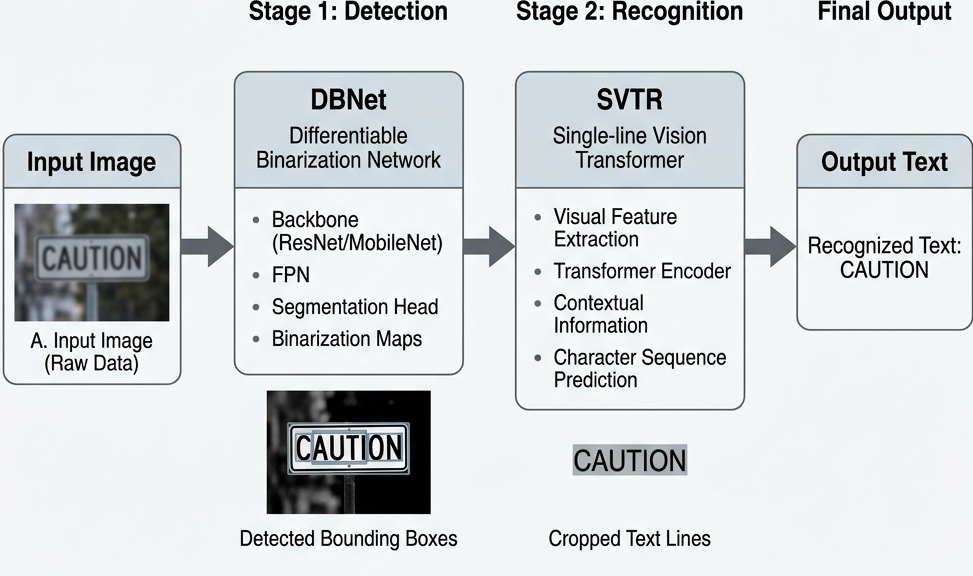
#> input picture figures/diagrams/paddleocr_academic.png, 973 x 576 px, found by its file name
$ python crop_paddleocr.py
#> lines starting #> are read from the running program, lines starting #| are printed output that depends on the picture
from PIL import Image
import os

img_path = r'c:\Users\Administrator\Downloads\THESIS PROJECT\figures\diagrams\paddleocr_academic.png'
out_path = r'c:\Users\Administrator\Downloads\THESIS PROJECT\figures\diagrams\paddleocr_academic_clean.png'

if os.path.exists(img_path):
    img = Image.open(img_path)
#> img is the input picture: PIL image 973x576 RGB; mean R, G, B 213, 217.3, 219.5
    width, height = img.size
#> width = 973; height = 576
    # Crop the bottom 10% or specifically the bottom caption area
    # Based on the visual, the caption is at the very bottom.
    # Let's crop to 90% of height.
    cropped_img = img.crop((0, 0, width, int(height * 0.92)))
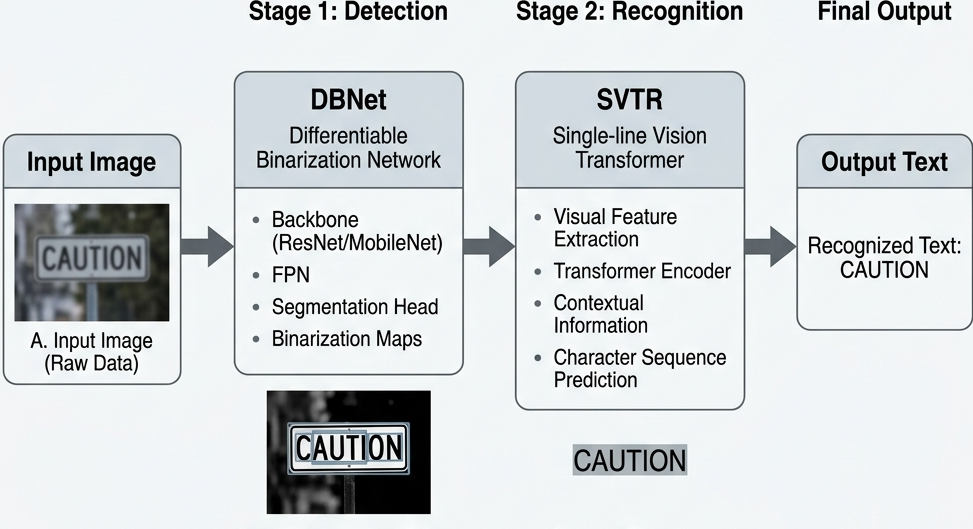
#> cropped_img: PIL image 973x529 RGB; mean R, G, B 211.4, 215.7, 218
    cropped_img.save(out_path)
    print(f"Image cropped and saved to {out_path}")
else:
    print("Image not found.")

$ run again, with figures/diagrams/dataset_samples.png copied over figures/diagrams/paddleocr_academic.png
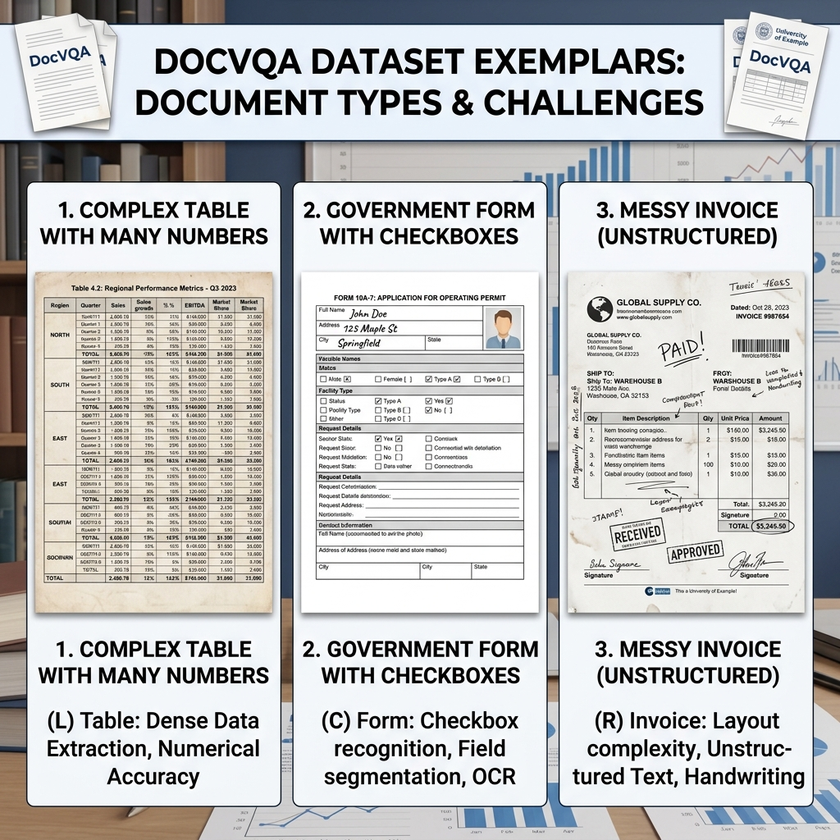
#> input picture figures/diagrams/dataset_samples.png, 840 x 840 px, shrunk from 1024 x 1024 before the run, found by its file name
#> img is the input picture: PIL image 840x840 RGB; mean R, G, B 194, 194.7, 194.8
#> `cropped_img = img.crop((0, 0, width, int(height * 0.92)))`:
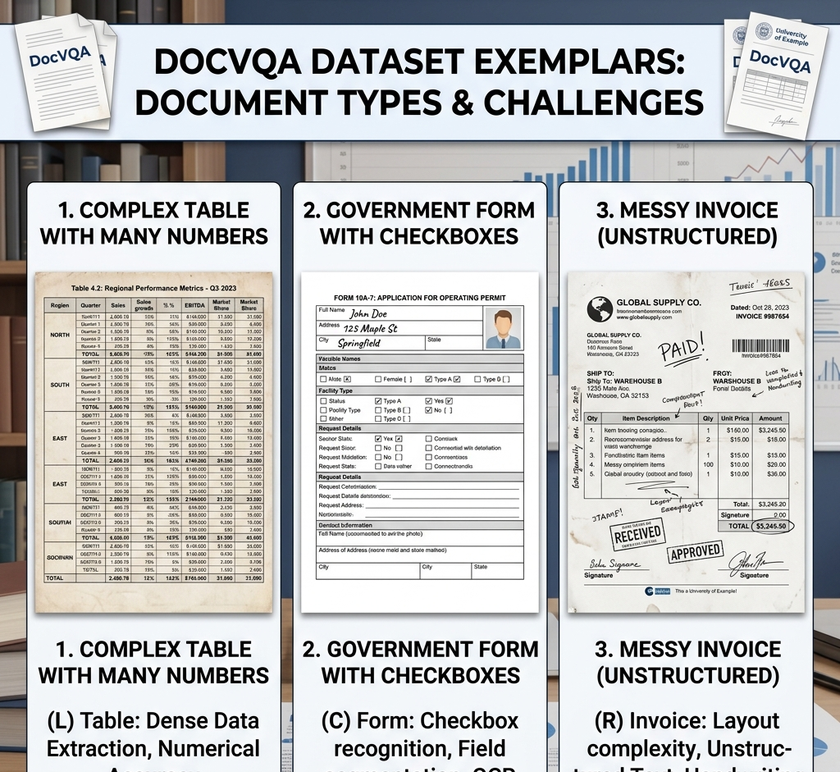
#> cropped_img: PIL image 840x772 RGB; mean R, G, B 194.3, 195.1, 195.2

$ run again, with figures/diagrams/hallucination_comparison.png copied over figures/diagrams/paddleocr_academic.png
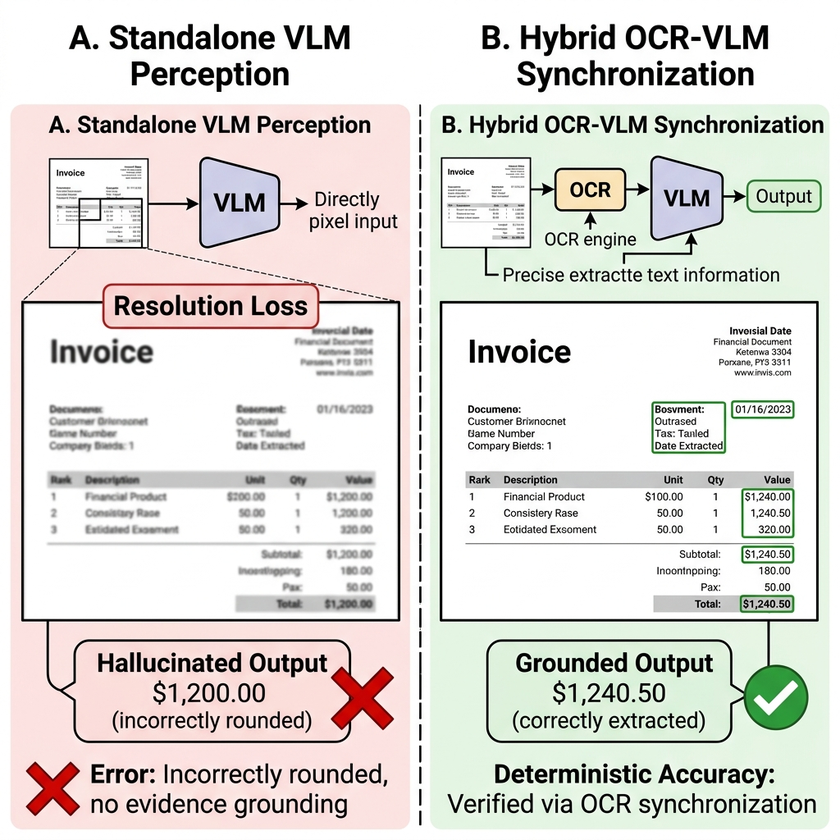
#> input picture figures/diagrams/hallucination_comparison.png, 840 x 840 px, shrunk from 1024 x 1024 before the run, found by its file name
#> img is the input picture: PIL image 840x840 RGB; mean R, G, B 221.8, 219.5, 215.2
#> `cropped_img = img.crop((0, 0, width, int(height * 0.92)))`:
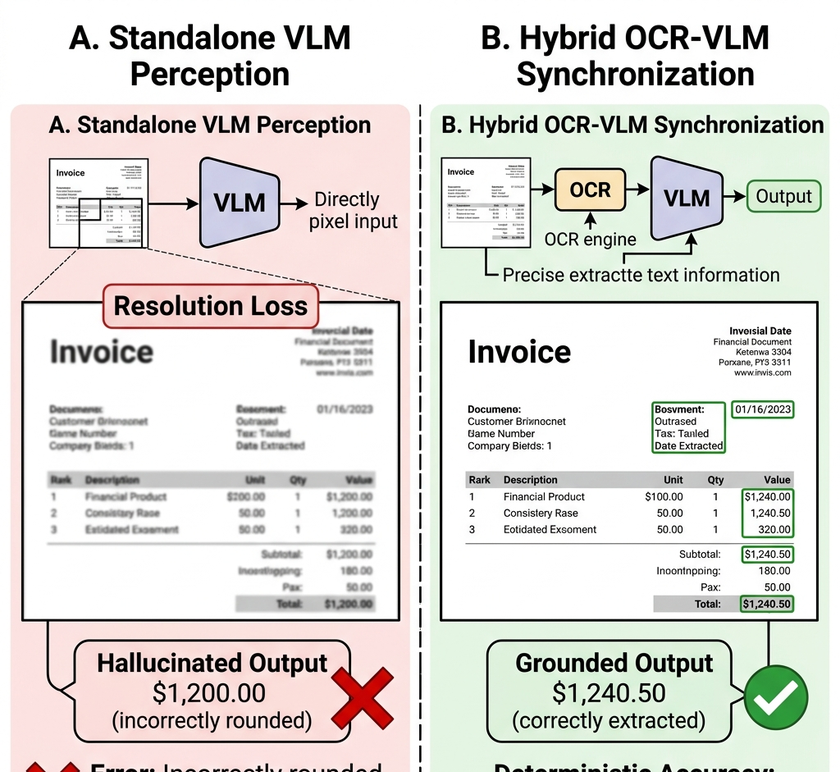
#> cropped_img: PIL image 840x772 RGB; mean R, G, B 222.5, 220.6, 216.5
